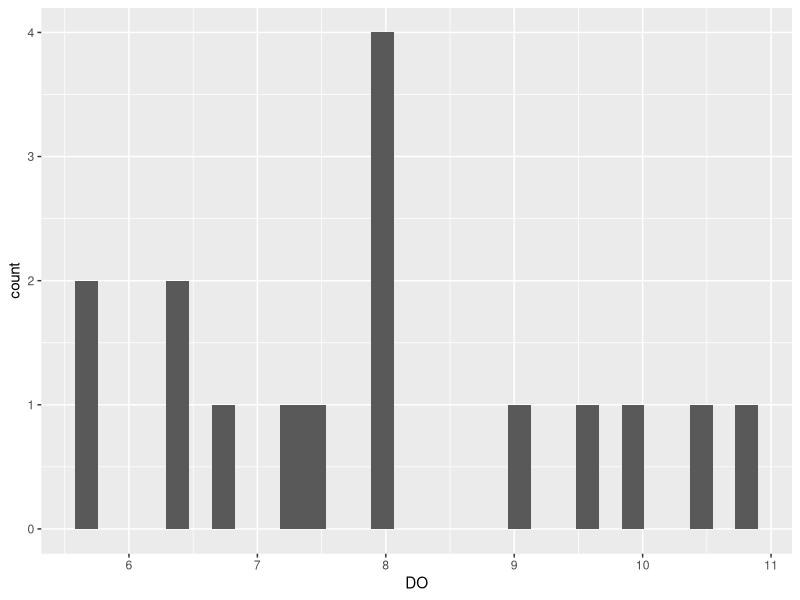
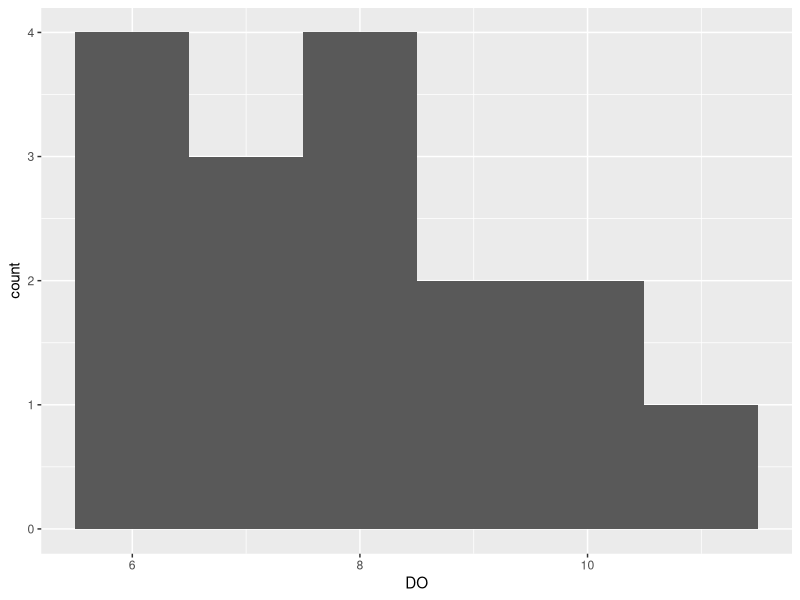
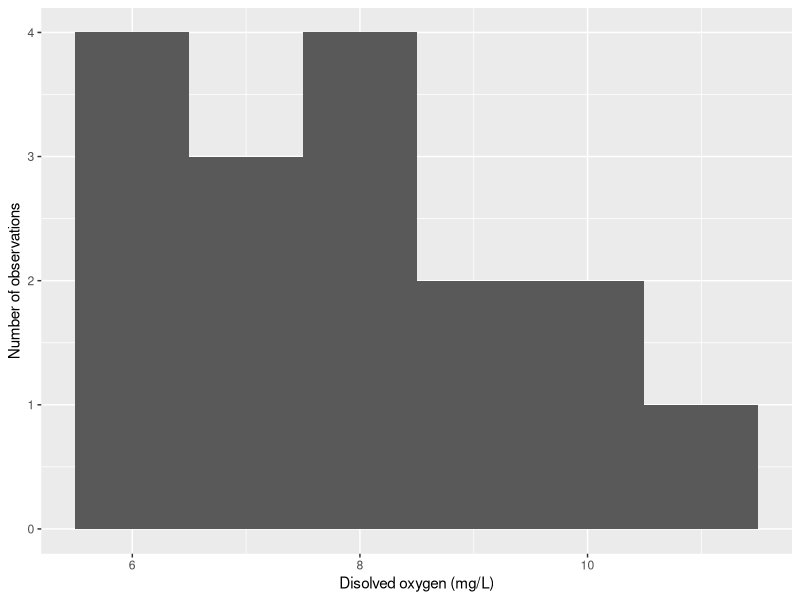
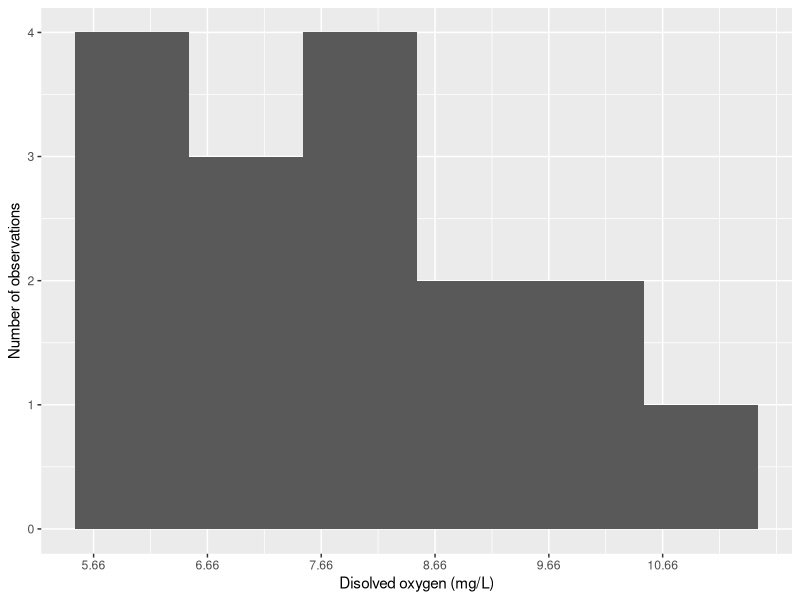
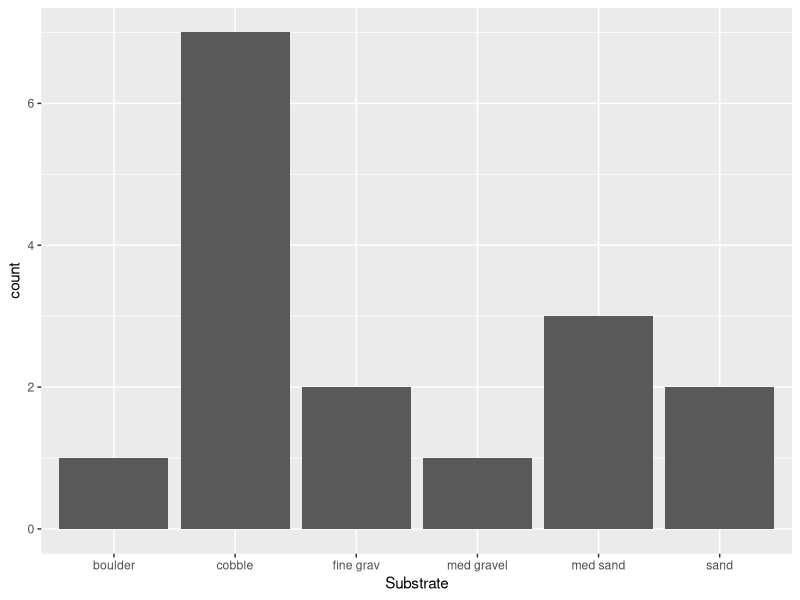
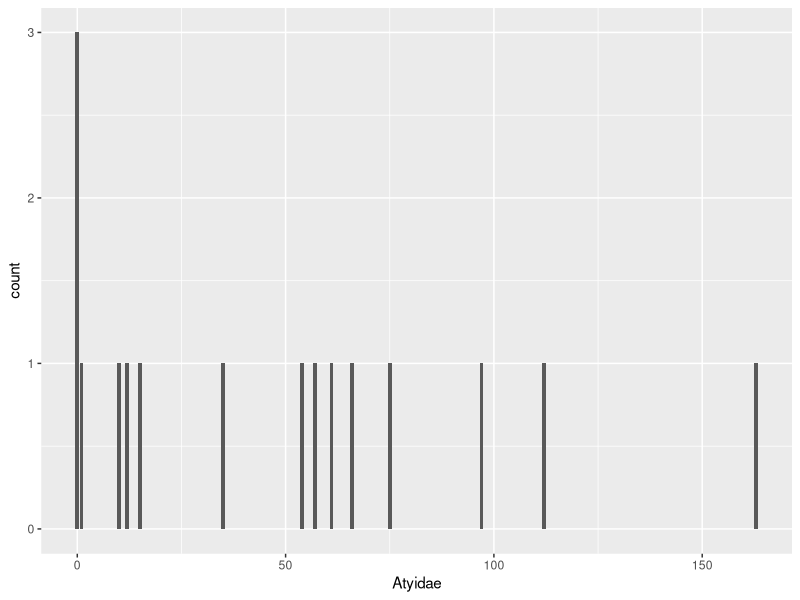
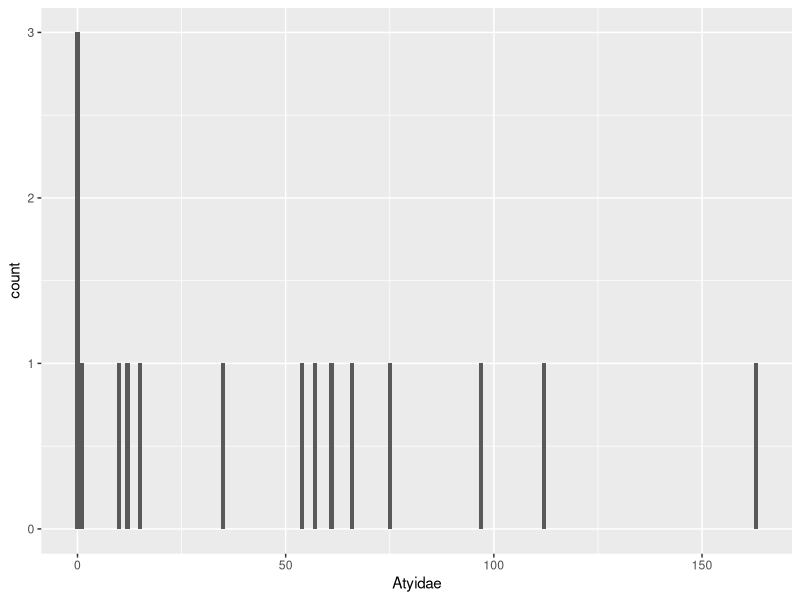
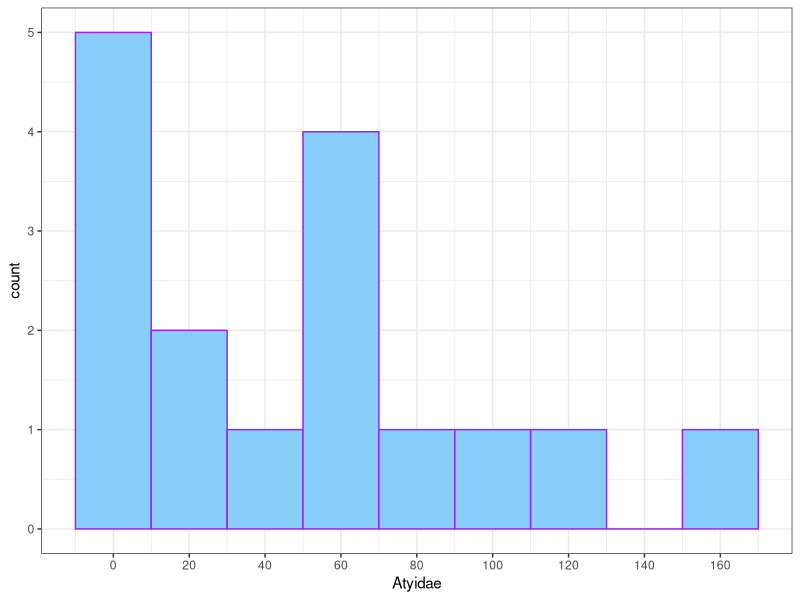

Write the R code that produced these figures, in order.
#Workshop 2 

#  IS USED TO ADD NOTES TO YOUR CODE

#Read file
library(tidyverse)
Ecology <- read.csv("Ecologyv2.csv")

#Identify variables and units (Atyidae and dissolved oxygen)

#Plot a histogram to show the distribution (count) of a continuous variable 

#install.packages("ggplot2")
library(ggplot2)

# aesthetic(x axis = name of the variable to plot ) + graph() 
ggplot(data=Ecology, aes(x=DO)) + geom_histogram()

#Modify spaced ranges
ggplot(data=Ecology, aes(x=DO)) + geom_histogram(binwidth = 1)

#Label x and y axis
ggplot(data=Ecology, aes(x=DO)) + geom_histogram(binwidth = 1) + xlab("Disolved oxygen (mg/L)") + ylab("Number of observations")

#Add ranges 
ggplot(data=Ecology, aes(x=DO)) + geom_histogram(binwidth = 1) + xlab("Disolved oxygen (mg/L)") + ylab("Number of observations")+  scale_x_continuous(breaks = seq(min(Ecology$DO), max(Ecology$DO), by = 1))

# Graph bar for discrete variables 
#Example 1
ggplot(data = Ecology, aes(x= Substrate  ))+ geom_bar() + xlab("Substrate")

#Example 2 
ggplot(data = Ecology, aes(x= Atyidae  ))+ geom_bar() + xlab("Atyidae")

#Histogram of a discrete variable
ggplot(data=Ecology, aes(x=Atyidae)) + geom_histogram(binwidth = 1) 

#Modify graph plus adding colours
p <- ggplot(data=Ecology, aes(x=Atyidae)) + geom_histogram(binwidth = 20,  color= "purple", fill = "lightskyblue") + scale_x_continuous(breaks = seq(0,160,20)) + theme_bw()
print(p)

q <- ggplot(data=Ecology, aes(x=Atyidae)) + geom_histogram(aes(fill=..count..))
q
#Get info to inspect binning information
plot_info <- ggplot_build(p)
bin_info <- plot_info$data[[1]]  

#Modify starting bin point to correct R 
ggplot(data=Ecology, aes(x=Atyidae)) + geom_histogram(binwidth = 20, boundary=0,  color= "yellow", fill = "lightskyblue") + scale_x_continuous(breaks = seq(0,160,20)) + theme_bw()

#Map the colour of the instagram (DO NOT DO THIS!!!)
ggplot(data=Ecology, aes(x=Atyidae)) + geom_histogram(aes(fill=..count..))

#Scatter plot to show relationship between two continuous variables 
ggplot(data=Ecology, aes(x=Turbidity, y=DO))+ xlab("Turbidity, NTU")+ ylab("DO, mg/L")+ geom_point()

#Add line of best fit to help highlight relationship
ggplot(data=Ecology, aes(x=Turbidity, y=DO))+ xlab("Turbidity, NTU")+ ylab("DO, mg/L")+ geom_point() + geom_smooth()

#Identify the corresponding discrete variable for each point (Only use qualitative color schemes for this case)
ggplot(data=Ecology, aes(x=Turbidity, y=DO))+ xlab("Turbidity, NTU")+ ylab("DO, mg/L")+ geom_point(aes(color=Location)) + geom_smooth() + scale_color_brewer(palette = "Dark2") + theme_bw()

# install.packages("RColorBrewer") to choose a different pallet (do this later as it would ask you to restart R)
RColorBrewer::display.brewer.all()

png("RColorBrewer_palettes.png", width = 1200, height = 1000)

RColorBrewer::display.brewer.all()

dev.off()

#Vegan library <- install.packages("vegan")
#Separate specific variables for analysis
names(Ecology)
Ecology_species <- select(Ecology, Parastacidae:Plecoptera)

library(vegan)
#Create a new column of data using mutate and determine the total of different species per site
Ecology <- mutate(Ecology, TaxonRichness = specnumber(Ecology_species) )
select(Ecology, Site, TaxonRichness)

#Bar plot for subplots (individual sites)
ggplot(data = Ecology, aes(x= Site, y=TaxonRichness )) + geom_col(aes(fill = DO)) +  theme_bw() +  scale_fill_gradientn(colours = rainbow(7), name = "Dissolved Oxygen") + 
  facet_wrap(facets = ~ Location, nrow = 1, scales = "free_x") + ylab("Taxon Richness (Species)") +  ggtitle("Taxon Richness by Site and Location") +theme(plot.title = element_text(hjust = 0.5, size = 8, face = "bold"), strip.text = element_text(size = 7),axis.title.y = element_text(size = 8, face = "bold"), axis.text.x = element_text(size = 5, face = "bold") )

#Improved option to represent the previous graph
ggplot(data = Ecology, aes(x = DO, y = TaxonRichness))+theme_bw()+ geom_point(aes(colour = Location), size = 3) + xlab("Dissolved Oxygen (mg/L)") + ylab("Taxon Richness (Species)") +  ggtitle("Taxon Richness by Site and Location") + scale_color_brewer(palette = "Dark2") + theme(plot.title = element_text(hjust = 0.5, size = 16, face = "bold"))+labs(caption = "Figure 1: Taxon richness varies by site and location, based on dissolved oxygen levels.")

# The worst option
library(ggplot2)

ggplot(data = Ecology) + facet_wrap(~ Location) + geom_violin(aes(x = DO, y = Richness), colour = "limegreen", fill = "orange", size = 2) + 
  geom_point(aes(x = DO, y = Richness, colour = DO, fill = Richness), pch = 2, size = 2, stroke = 4)  + geom_text(aes(x = DO, y = Richness, label = Site)) + 
  scale_color_gradient(low = "blue", high = "red") + theme_linedraw() + coord_polar()
